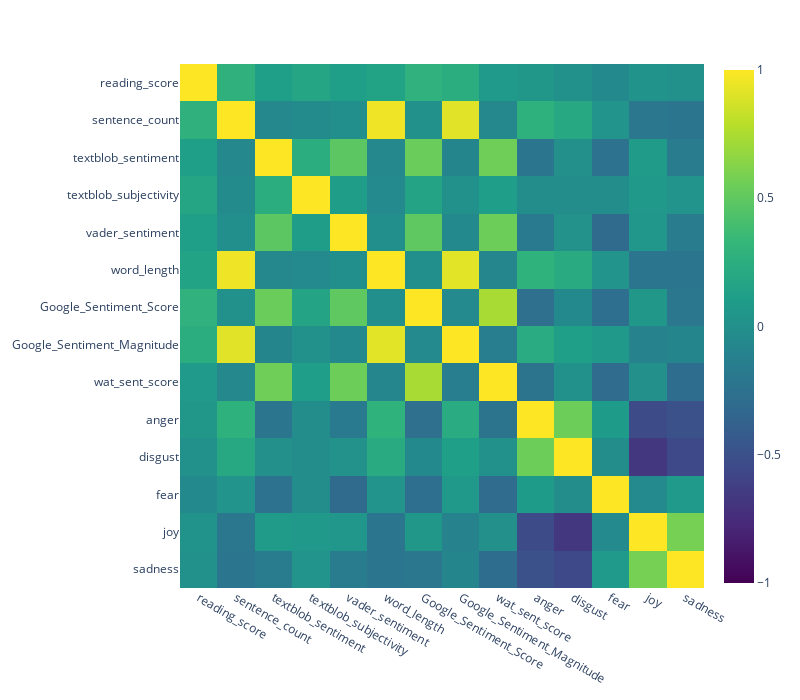

The cell this chart's notebook holds for it:
### Code cell
#heatmap version
hm = px.imshow(corr.values, 
               x = num_df.columns, 
              y = num_df.columns, width = 800, height = 700,
               color_continuous_scale="viridis", range_color=[-1, 1])
hm.show()

### Figure 1 — Plotly figure (JSON) as saved in the notebook; plotly's stock layout.template omitted (floating-point values rounded to 4 significant figures; data arrays with more than 128 entries replaced by an {"elided": "..."} marker saying what was removed)
{"data": [{"coloraxis": "coloraxis", "hovertemplate": "x: %{x}<br>y: %{y}<br>color: %{z}<extra></extra>", "type": "heatmap", "x": ["reading_score", "sentence_count", "textblob_sentiment", "textblob_subjectivity", "vader_sentiment", "word_length", "Google_Sentiment_Score", "Google_Sentiment_Magnitude", "wat_sent_score", "anger", "disgust", "fear", "joy", "sadness"], "y": ["reading_score", "sentence_count", "textblob_sentiment", "textblob_subjectivity", "vader_sentiment", "word_length", "Google_Sentiment_Score", "Google_Sentiment_Magnitude", "wat_sent_score", "anger", "disgust", "fear", "joy", "sadness"], "z": {"elided": "14x14 float values"}}], "layout": {"coloraxis": {"cmax": 1, "cmin": -1, "colorscale": [[0, "#440154"], [0.1111, "#482878"], [0.2222, "#3e4989"], [0.3333, "#31688e"], [0.4444, "#26828e"], [0.5556, "#1f9e89"], [0.6667, "#35b779"], [0.7778, "#6ece58"], [0.8889, "#b5de2b"], [1, "#fde725"]]}, "height": 700, "margin": {"t": 60}, "width": 800, "xaxis": {"constrain": "domain", "scaleanchor": "y"}, "yaxis": {"autorange": "reversed", "constrain": "domain"}}}
